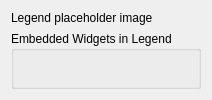
         <widget class="QWidget" name="mOptsPage_Legend">
          <layout class="QVBoxLayout" name="verticalLayout_151">
           <item>
            <layout class="QHBoxLayout" name="horizontalLayout_5">
             <property name="topMargin">
              <number>0</number>
             </property>
             <property name="rightMargin">
              <number>0</number>
             </property>
             <item>
              <widget class="QLabel" name="mLegendPlaceholderLabel">
               <property name="text">
                <string>Legend placeholder image</string>
               </property>
              </widget>
             </item>
             <item>
              <widget class="QgsImageSourceLineEdit" name="mLegendPlaceholderWidget" native="true"/>
             </item>
            </layout>
           </item>
           <item>
            <widget class="QGroupBox" name="groupBox">
             <property name="sizePolicy">
              <sizepolicy hsizetype="Preferred" vsizetype="Expanding">
               <horstretch>0</horstretch>
               <verstretch>0</verstretch>
              </sizepolicy>
             </property>
             <property name="title">
              <string>Embedded Widgets in Legend</string>
             </property>
             <layout class="QVBoxLayout" name="verticalLayout_17">
              <property name="leftMargin">
               <number>0</number>
              </property>
              <property name="topMargin">
               <number>0</number>
              </property>
              <property name="rightMargin">
               <number>0</number>
              </property>
              <property name="bottomMargin">
               <number>0</number>
              </property>
              <item>
               <widget class="QgsLayerTreeEmbeddedConfigWidget" name="mLegendConfigEmbeddedWidget" native="true"/>
              </item>
             </layout>
            </widget>
           </item>
          </layout>
         </widget>
